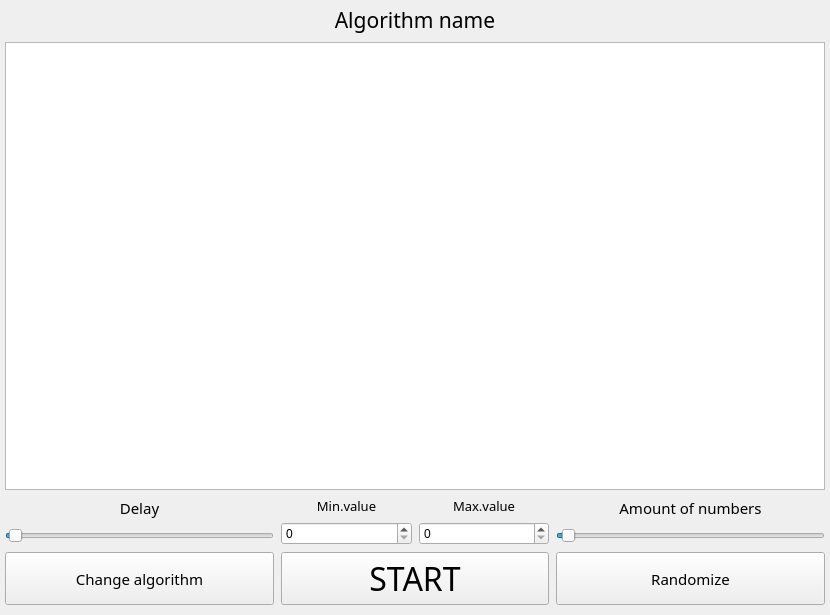
<?xml version="1.0" encoding="UTF-8"?>
<ui version="4.0">
 <class>MainWindow</class>
 <widget class="QMainWindow" name="MainWindow">
  <property name="geometry">
   <rect>
    <x>0</x>
    <y>0</y>
    <width>830</width>
    <height>615</height>
   </rect>
  </property>
  <property name="windowTitle">
   <string>MainWindow</string>
  </property>
  <widget class="QWidget" name="centralwidget">
   <layout class="QGridLayout" name="gridLayout_3" rowstretch="5,0">
    <property name="leftMargin">
     <number>5</number>
    </property>
    <property name="topMargin">
     <number>5</number>
    </property>
    <property name="rightMargin">
     <number>5</number>
    </property>
    <property name="bottomMargin">
     <number>10</number>
    </property>
    <property name="spacing">
     <number>7</number>
    </property>
    <item row="0" column="0">
     <layout class="QVBoxLayout" name="verticalLayout_ViewAndName">
      <item>
       <widget class="QLabel" name="label_algName">
        <property name="font">
         <font>
          <family>JetBrains Mono</family>
          <pointsize>16</pointsize>
         </font>
        </property>
        <property name="text">
         <string>Algorithm name</string>
        </property>
        <property name="alignment">
         <set>Qt::AlignCenter</set>
        </property>
       </widget>
      </item>
      <item>
       <widget class="QGraphicsView" name="graphicsView"/>
      </item>
     </layout>
    </item>
    <item row="1" column="0">
     <layout class="QGridLayout" name="gridLayout_bottomMenu" rowstretch="0,0,0" columnstretch="0,0,0">
      <item row="2" column="2">
       <widget class="QPushButton" name="pushButton_randomize">
        <property name="sizePolicy">
         <sizepolicy hsizetype="Expanding" vsizetype="Expanding">
          <horstretch>0</horstretch>
          <verstretch>0</verstretch>
         </sizepolicy>
        </property>
        <property name="font">
         <font>
          <family>JetBrains Mono</family>
          <pointsize>11</pointsize>
         </font>
        </property>
        <property name="text">
         <string>Randomize</string>
        </property>
       </widget>
      </item>
      <item row="0" column="1" rowspan="2">
       <layout class="QHBoxLayout" name="horizontalLayout_ValueLimits">
        <item>
         <layout class="QVBoxLayout" name="verticalLayout_MinValue">
          <item>
           <widget class="QLabel" name="labelMinValue">
            <property name="font">
             <font>
              <family>JetBrains Mono</family>
              <pointsize>10</pointsize>
             </font>
            </property>
            <property name="text">
             <string>Min.value</string>
            </property>
            <property name="alignment">
             <set>Qt::AlignCenter</set>
            </property>
           </widget>
          </item>
          <item>
           <widget class="QSpinBox" name="spinBoxMinValue"/>
          </item>
         </layout>
        </item>
        <item>
         <layout class="QVBoxLayout" name="verticalLayout_MaxValue">
          <item>
           <widget class="QLabel" name="labelMaxValue">
            <property name="font">
             <font>
              <family>JetBrains Mono</family>
              <pointsize>10</pointsize>
             </font>
            </property>
            <property name="text">
             <string>Max.value</string>
            </property>
            <property name="alignment">
             <set>Qt::AlignCenter</set>
            </property>
           </widget>
          </item>
          <item>
           <widget class="QSpinBox" name="spinBoxMaxValue"/>
          </item>
         </layout>
        </item>
       </layout>
      </item>
      <item row="1" column="0">
       <widget class="QSlider" name="horizontalSlider_delay">
        <property name="sizePolicy">
         <sizepolicy hsizetype="Expanding" vsizetype="Expanding">
          <horstretch>0</horstretch>
          <verstretch>0</verstretch>
         </sizepolicy>
        </property>
        <property name="maximum">
         <number>100</number>
        </property>
        <property name="singleStep">
         <number>1</number>
        </property>
        <property name="pageStep">
         <number>0</number>
        </property>
        <property name="value">
         <number>1</number>
        </property>
        <property name="orientation">
         <enum>Qt::Horizontal</enum>
        </property>
        <property name="tickInterval">
         <number>10</number>
        </property>
       </widget>
      </item>
      <item row="2" column="0">
       <widget class="QPushButton" name="pushButton_changeAlg">
        <property name="sizePolicy">
         <sizepolicy hsizetype="Expanding" vsizetype="Expanding">
          <horstretch>0</horstretch>
          <verstretch>0</verstretch>
         </sizepolicy>
        </property>
        <property name="font">
         <font>
          <family>JetBrains Mono</family>
          <pointsize>11</pointsize>
         </font>
        </property>
        <property name="text">
         <string>Change algorithm</string>
        </property>
       </widget>
      </item>
      <item row="1" column="2">
       <widget class="QSlider" name="horizontalSlider_amountOfNumbs">
        <property name="sizePolicy">
         <sizepolicy hsizetype="Expanding" vsizetype="Expanding">
          <horstretch>0</horstretch>
          <verstretch>0</verstretch>
         </sizepolicy>
        </property>
        <property name="minimum">
         <number>5</number>
        </property>
        <property name="maximum">
         <number>10000</number>
        </property>
        <property name="singleStep">
         <number>10</number>
        </property>
        <property name="pageStep">
         <number>0</number>
        </property>
        <property name="value">
         <number>200</number>
        </property>
        <property name="orientation">
         <enum>Qt::Horizontal</enum>
        </property>
        <property name="tickPosition">
         <enum>QSlider::NoTicks</enum>
        </property>
        <property name="tickInterval">
         <number>1000</number>
        </property>
       </widget>
      </item>
      <item row="0" column="0">
       <widget class="QLabel" name="label_delay">
        <property name="font">
         <font>
          <family>JetBrains Mono</family>
          <pointsize>11</pointsize>
         </font>
        </property>
        <property name="text">
         <string>Delay</string>
        </property>
        <property name="alignment">
         <set>Qt::AlignCenter</set>
        </property>
       </widget>
      </item>
      <item row="0" column="2">
       <widget class="QLabel" name="label_amountOfNumbs">
        <property name="font">
         <font>
          <family>JetBrains Mono</family>
          <pointsize>11</pointsize>
         </font>
        </property>
        <property name="text">
         <string>Amount of numbers</string>
        </property>
        <property name="alignment">
         <set>Qt::AlignCenter</set>
        </property>
       </widget>
      </item>
      <item row="2" column="1">
       <widget class="QPushButton" name="pushButton_startStop">
        <property name="sizePolicy">
         <sizepolicy hsizetype="Expanding" vsizetype="Expanding">
          <horstretch>0</horstretch>
          <verstretch>0</verstretch>
         </sizepolicy>
        </property>
        <property name="sizeIncrement">
         <size>
          <width>0</width>
          <height>0</height>
         </size>
        </property>
        <property name="font">
         <font>
          <family>JetBrains Mono</family>
          <pointsize>24</pointsize>
          <weight>50</weight>
          <bold>false</bold>
         </font>
        </property>
        <property name="text">
         <string>START</string>
        </property>
       </widget>
      </item>
     </layout>
    </item>
   </layout>
  </widget>
 </widget>
 <resources/>
 <connections/>
</ui>
